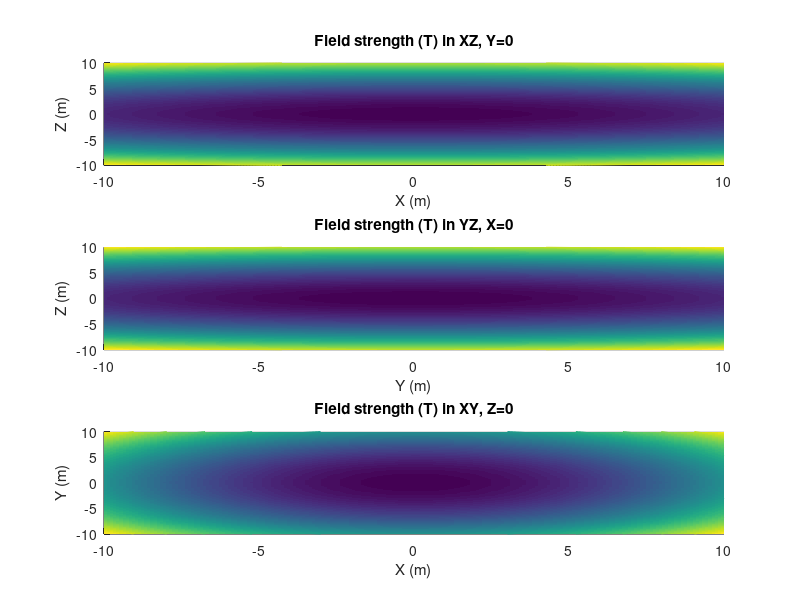
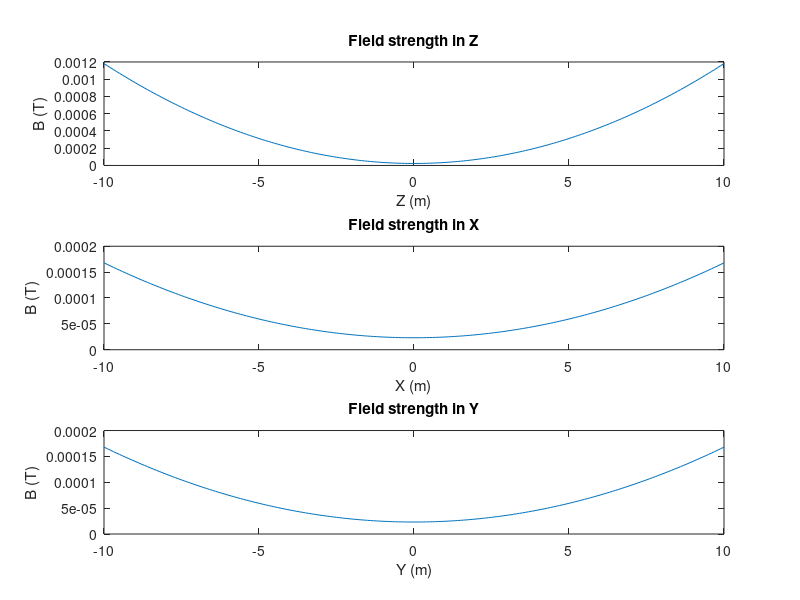

Here is the MATLAB script that generated these plots, in order:
% Author: Huan Q. Bui
% Date: August 10, 2021

% SIMULATE TOP magnetic trap

clear

mu0 = 4*pi*10^(-7);
I = 1; % current in each coil, in Amperes
N = 16; % winding number
a = 0.2; % coil radius, in m
b = 0.15; % 1/2 distance between coils, in m
C = 3*mu0*I*a^2*b/(2*(a^2 + b^2)^(5/2)); % constant
B = 2*C;

x_bound = 10;
y_bound = 10;
z_bound = 10;
spacing = 0.1;

x = -x_bound:spacing:x_bound;
y = -y_bound:spacing:y_bound;
z = -z_bound:spacing:z_bound;

[X,Y,Z] = meshgrid(x,y,z);

% field strength formula:
% Bstrength = B + (C^2/(4*B))*(x^2 + y^2 + 8z^2);


% Magnetic field strengths in 2D
g = figure(1)

subplot(3,1,1)
[X_XZ,Z_XZ] = meshgrid(x,z);
B_strength_XZ = B + (C^2/(4*B))*(X_XZ.^2 + 8.*Z_XZ.^2);
surfc(X_XZ,Z_XZ,B_strength_XZ,'LineStyle' ,'none');
view(2)
xlabel('X (m)')
ylabel('Z (m)')
title('Field strength (T) in XZ, Y=0')

subplot(3,1,2)
[Y_YZ,Z_YZ] = meshgrid(y,z);
B_strength_YZ = B + (C^2/(4*B))*(Y_YZ.^2 + 8.*Z_YZ.^2);
surfc(Y_YZ,Z_YZ,B_strength_YZ,'LineStyle' ,'none');
view(2)
xlabel('Y (m)')
ylabel('Z (m)')
title('Field strength (T) in YZ, X=0')

subplot(3,1,3)
[X_XY,Y_XY] = meshgrid(x,y);
B_strength_XY = B + (C^2/(4*B))*(X_XY.^2 + Y_XY.^2);
surfc(X_XY,Y_XY,B_strength_XY,'LineStyle' ,'none');
view(2)
xlabel('X (m)')
ylabel('Y (m)')
title('Field strength (T) in XY, Z=0')

% magnetic field strengths in 1D
k = figure(2)
% X=0,Y=0
subplot(3,1,1)
plot(z,B + (C^2/(4*B)).*(8*z.^2))
xlabel('Z (m)')
ylabel('B (T)')
title('Field strength in Z')
% Y=0,Z=0
subplot(3,1,2)
plot(x, B + (C^2/(4*B)).*(x.^2))
xlabel('X (m)')
ylabel('B (T)')
title('Field strength in X')
% X=0,Z=0
subplot(3,1,3)
plot(y, B + (C^2/(4*B)).*(y.^2))
xlabel('Y (m)')
ylabel('B (T)')
title('Field strength in Y')
